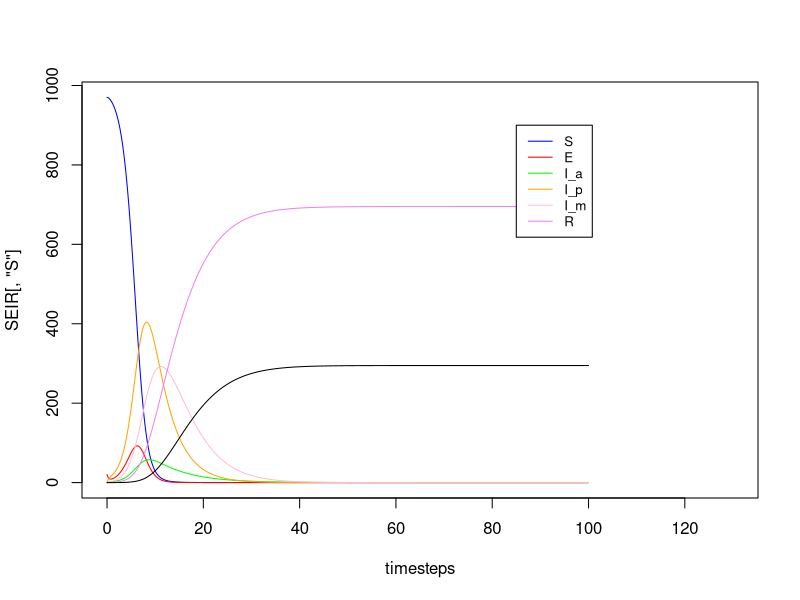

This figure's R source:
##Discrete time model
##covid testing



#matrix setup
#rows=time
#columns=variables(disease compartments)

tstart=0
tend=100
timestep_reduction = 20 #basic timestep is days looking at days
timesteps = seq(tstart, tend, 1/timestep_reduction)

variables = 14 
SEIR = array(dim = c(length(timesteps),variables))
colnames(SEIR) = c("S", "E", "I_a", "I_aa","I_p", "I_ap", "I_m", "I_am", "I_c", "I_ac", "R", "R_a", "D", "D_a")


#initial population sizes
S0 = 970
E0 = 20
I_a0 = 0
I_p0 = 0
I_m0 =  0
I_c0 =  0
R0 = 0
D0 = 0

#ascertained compartments initial population sizes
I_aa0 = 0
I_ap0 = 0
I_am0 = 0
I_ac0 = 0
R_a0 = 0
D_a0 = 0

SEIR[1,] = c(S0, E0, I_a0, I_aa0, I_p0, I_ap0, I_m0, I_am0, I_c0, I_ac0, R0, R_a0, D0, D_a0 )


#####parameter values#####
# sigma = progression rates between infectious compartments 
#gamma = recovery rates
#psi = ascertainments rates
#mu = death rates

# time in I_P ~ 2 days
# time in I_M ~ 7 days
# time in I_C ~ 7 days
# 15% of E goes to I_A
# 10% of I_M goes to critical



#lambda =  #1 this is a function of time so appears in loop
beta = 1 / timestep_reduction
alpha = .1  #2,7 exposed to asymptomatic
m = 0.1     #2,7

sigma_p = 1/4 * (1/timestep_reduction)   #3 presymptomatic to mild
sigma_m = 1/8 * (1/timestep_reduction)   #4 mild to critical symptoms = 10% of I_M
gamma_m = 1/9 * (1/timestep_reduction)   #5 mild to recovery 
gamma_c = 1/10 * (1/timestep_reduction)  #6 critical to recovery
gamma_a = 1/7 * (1/timestep_reduction)   #8 asymptomatic to recovered   ##psi_a + gamma_a = 1
mu_c = 1/6    * (1/timestep_reduction)   #20 critical to death

#####ascertained parameters
r = 0
gamma_til_a = 0#9
gamma_til_m = 0#10
sigma_til_p = 0#11
sigma_til_m = 0#12
gamma_til_c = 0#13
mu_til_c = 0#14
psi_p = 0#15
psi_m = 0#16
psi_c = 0 #17
#18
psi_a = 0#19   ##psi_a + gamma_a = 1


for(t_index in seq(2,nrow(SEIR))){
  N = sum(SEIR[t_index-1,])
  S = SEIR[t_index - 1, "S"]
  E = SEIR[t_index - 1, "E"]
  I_a = SEIR[t_index - 1, "I_a"]
  I_aa = SEIR[t_index - 1, "I_aa"]
  I_p = SEIR[t_index - 1, "I_p"]
  I_ap = SEIR[t_index - 1, "I_ap"]
  I_m = SEIR[t_index - 1, "I_m"]
  I_am = SEIR[t_index - 1, "I_am"]
  I_c = SEIR[t_index - 1, "I_c"]
  I_ac = SEIR[t_index - 1, "I_ac"]
  R = SEIR[t_index - 1, "R"]
  R_a = SEIR[t_index - 1, "R_a"]
  D = SEIR[t_index - 1, "D"]
  D_a = SEIR[t_index - 1, "D_a"]
  
  #lambda is a fucntion of time
  lambda = beta*(((I_a + I_p + I_m + I_c)+r*(I_aa + I_ap + I_am + I_ac))/N)
  
  #time=t+1
  SEIR[t_index, "S"] = S - lambda*S
  SEIR[t_index, "E"] = E + lambda*S - m*E
  SEIR[t_index, "I_a"] = I_a + (alpha*m)*E - (psi_a + gamma_a)*I_a
  SEIR[t_index, "I_aa"] = I_aa + psi_a*I_a - gamma_til_a*I_aa
  SEIR[t_index, "I_p"] = I_p + ((1-alpha)*m)*E - (sigma_p + psi_p)*I_p
  SEIR[t_index, "I_ap"] = I_ap + psi_p*I_p - sigma_til_p*I_ap
  SEIR[t_index, "I_m"] = I_m + sigma_p*I_p - (sigma_m + psi_m + gamma_m)*I_m
  SEIR[t_index, "I_am"] = I_am + sigma_til_p*I_ap + psi_m*I_m - (sigma_til_m + gamma_til_m)*I_am
  SEIR[t_index, "I_c"] = I_c + sigma_m*I_m - (gamma_c + psi_c + mu_c)*I_c
  SEIR[t_index, "I_ac"] = I_ac + psi_c*I_c + sigma_til_m*I_am - (gamma_til_c + mu_til_c)*I_ac
  SEIR[t_index, "R"] = R + gamma_a*I_a + gamma_m*I_m + gamma_c*I_c
  SEIR[t_index, "R_a"] = R_a + gamma_til_a * I_aa + gamma_til_m*I_am + gamma_til_c*I_ac
  SEIR[t_index, "D"] = D + mu_c*I_c
  SEIR[t_index, "D_a"] = D_a + mu_til_c*I_ac

}


plot(timesteps, SEIR[, "S"], type = 'l', col = 'blue', ylim = c(min(SEIR), max(SEIR)), xlim=c(0,130))
lines(timesteps, SEIR[, "E"], col = 'red')
lines(timesteps, SEIR[, "I_a"], col = 'green')
lines(timesteps, SEIR[, "I_p"], col = 'orange')
lines(timesteps, SEIR[, "I_m"], col = 'pink' )
lines(timesteps, SEIR[, "R"], col = 'violet')
lines(timesteps, SEIR[, "D"])

# legend(x = tmax- tmax/4, y = max(SEIR)*0.8)

legend(85, 900, legend=c("S", "E", "I_a", "I_p", "I_m" , "R"),
       col=c("blue", "red", "green", "orange", "pink", "violet"), lty=1, cex=0.8)
